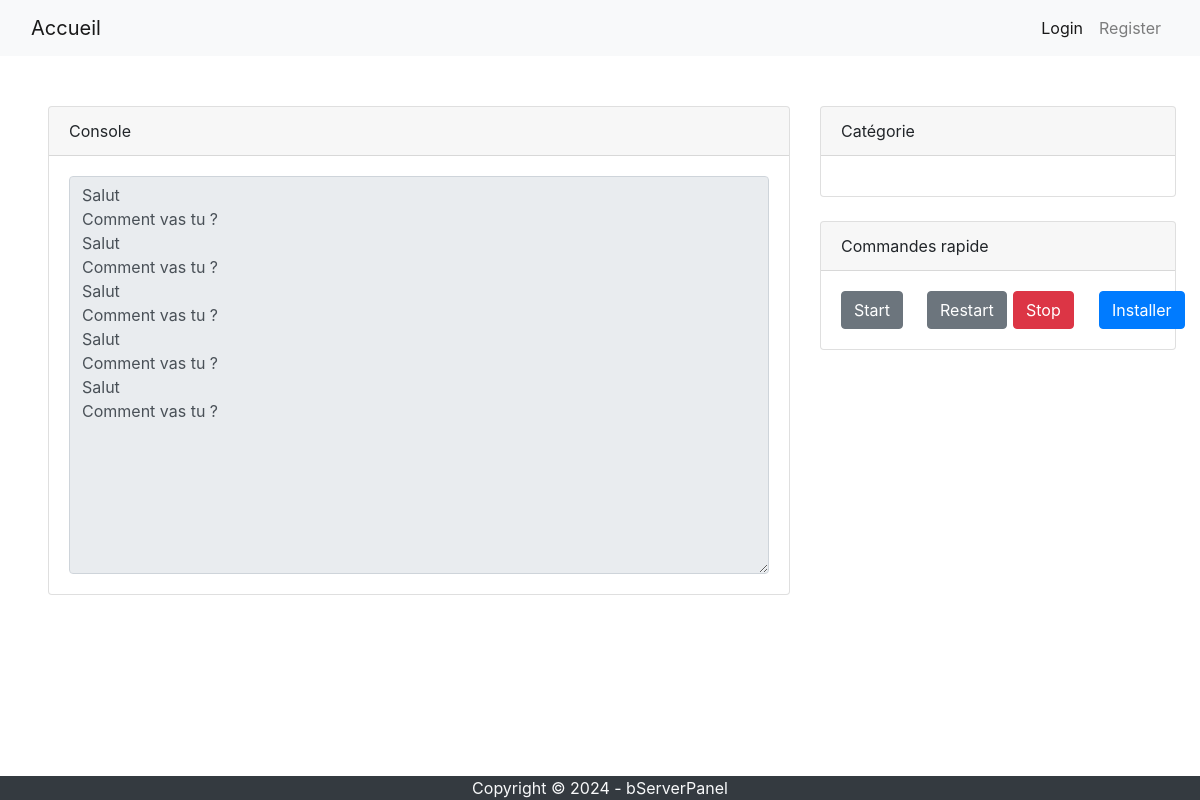
The page /panel/server/4 on the database as committed earlier.
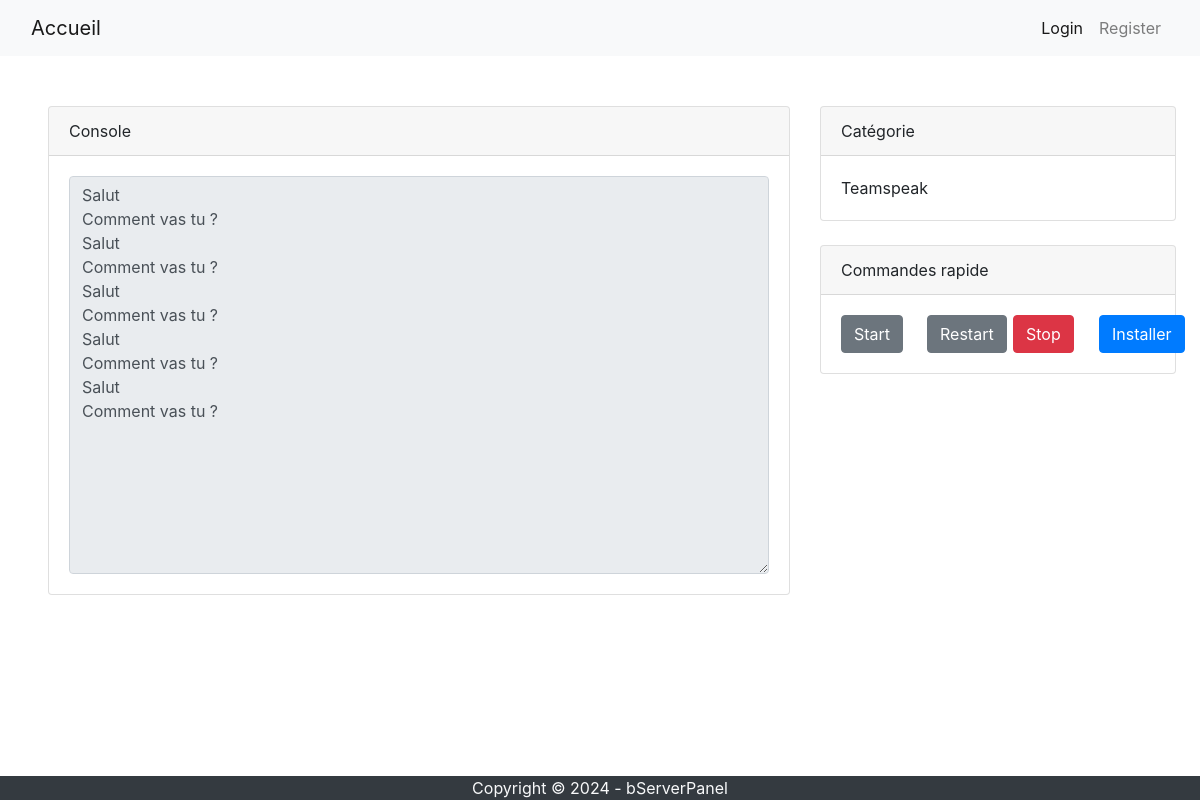
The same page on the database as committed later.
### serverpanel/models.py (models this page shows, shortened)
class Server(models.Model):
    name = models.CharField(max_length=255, default="server")
    directory = models.CharField(max_length=255, default=None, null=True)
    owner = models.ManyToManyField('accounts.PanelUser')
    game = models.ForeignKey('Game', on_delete=models.CASCADE)
    configuration = models.ForeignKey('Configuration', on_delete=models.CASCADE, default=None, null=True)
    max_ram = models.IntegerField(default=2)
    start_command = models.CharField(max_length=255)
    stop_command = models.CharField(max_length=255)

class Game(models.Model):
    name = models.CharField(max_length=255)

### serverpanel/views.py (the view)
# urls.py: path('server/<int:id>', views.panel_server_one, name='server-one'),
def panel_server_one(request, id):
    try:
        server = Server.objects.get(id=id)
        return render(request, 'server-one.html', {'server': server})
    except Server.DoesNotExist:
        return render(request, 'server-one.html', {})

### serverpanel/templates/server-one.html (shortened to what this page needs)
{% extends 'base.html' %}
{% block content %}
<div class="row" style="padding-left: 4%; padding-right: 2%; padding-bottom: 2%; margin-top: 50px;">
    <div class="col-lg-8">
        <div class="card mb-4">
            <div class="card-header">
                Console
            </div>
            <div class="card-body">
                <div data-mdb-input-init class="form-outline w-100">
                    <textarea class="form-control" rows="16" cols="33" readonly>
Salut
Comment vas tu ?
Salut
Comment vas tu ?
Salut
Comment vas tu ?
Salut
Comment vas tu ?
Salut
Comment vas tu ?
                    </textarea>
                </div>
            </div>
        </div>
    </div>
    <div class="col-lg-4">
        <div class="card mb-4">
            <div class="card-header">Catégorie</div>
            <div class="card-body">
                <div class="row">
                    <div class="col-sm-12">
                        <ul class="list-unstyled mb-0">
                            <li>{{server.game.name}}</li>
                        </ul>
                    </div>
                </div>
            </div>
        </div>
        <div class="card mb-4">
            <div class="card-header">Commandes rapide</div>
            <div class="card-body">
                <div class="row">
                    <div class="col-sm-3">
                        <ul class="list-unstyled mb-0">
                            <li><a class="btn btn-secondary" href="/panel/server/start/{{server.id}}">Start</a></li>
                        </ul>
                    </div>
                    <div class="col-sm-3">
                        <ul class="list-unstyled mb-0">
                            <li><a class="btn btn-secondary" href="/panel/server/restart/{{server.id}}">Restart</a></li>
                        </ul>
                    </div>
                    <div class="col-sm-3">
                        <ul class="list-unstyled mb-0">
                            <li><a class="btn btn-danger" href="/panel/server/stop/{{server.id}}">Stop</a></li>
                        </ul>
                    </div>
                    <div class="col-sm-3">
                        <ul class="list-unstyled mb-0">
                            <li><a class="btn btn-primary" href="/panel/server/install/{{server.id}}">Installer</a></li>
                        </ul>
                    </div>
                </div>
            </div>
        </div>
    </div>
</div>
{% endblock %}

Rows that differ between the two databases and show on the page:
added Server: game.name "Teamspeak"
